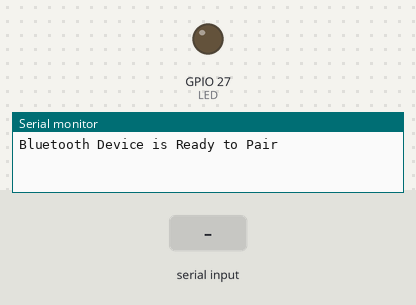
Recording of a sketch running on a simulated ESP32. Shown: output pins drawn as LEDs (lit = HIGH), the last lines printed to the serial monitor. Inputs (shaded band) come from the test bench. Nothing arrives over Bluetooth unless stated.

Above: at 1.2 s.
1.3 s: "1" received over the second serial link
At 2.3 s:
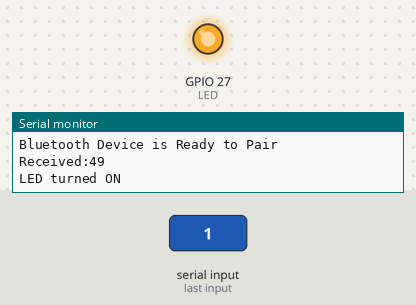
2.8 s: "0" received over the second serial link
At 3.7 s:
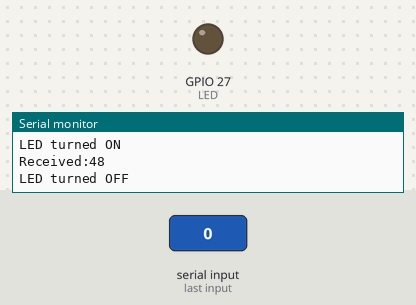
Timing chart, 0 to 5.8 s (numbered marks = the images above; inputs shaded):
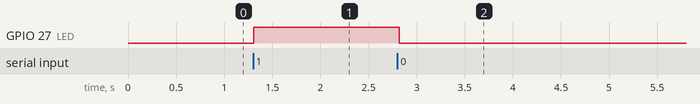

Measured:
- after the input at 1.3 s, GPIO 27 (LED): LOW → HIGH at once
- after the input at 2.8 s, GPIO 27 (LED): HIGH → LOW at once

The sketch:

LED.ino
```cpp
#include "BluetoothSerial.h" //Header File for Serial Bluetooth, will be added by default into Arduino

BluetoothSerial ESP_BT; //Object for Bluetooth

int incoming;
int LED =27;

void setup() {
  Serial.begin(9600); //Start Serial monitor in 9600
  ESP_BT.begin("ESP32_LED_Control"); //Name of your Bluetooth Signal
  Serial.println("Bluetooth Device is Ready to Pair");

  pinMode (LED, OUTPUT);//Specify that LED pin is output
}

void loop() {

  if (ESP_BT.available()) //Check if we receive anything from Bluetooth
  {
    incoming = ESP_BT.read(); //Read what we recevive
    Serial.print("Received:"); Serial.println(incoming);

    if (incoming == 49)
        {
        digitalWrite(LED, HIGH);
         Serial.println("LED turned ON");
        }

    if (incoming == 48)
        {
        digitalWrite(LED, LOW);
        Serial.println("LED turned OFF");
        }
  }
  delay(20);
}
```
